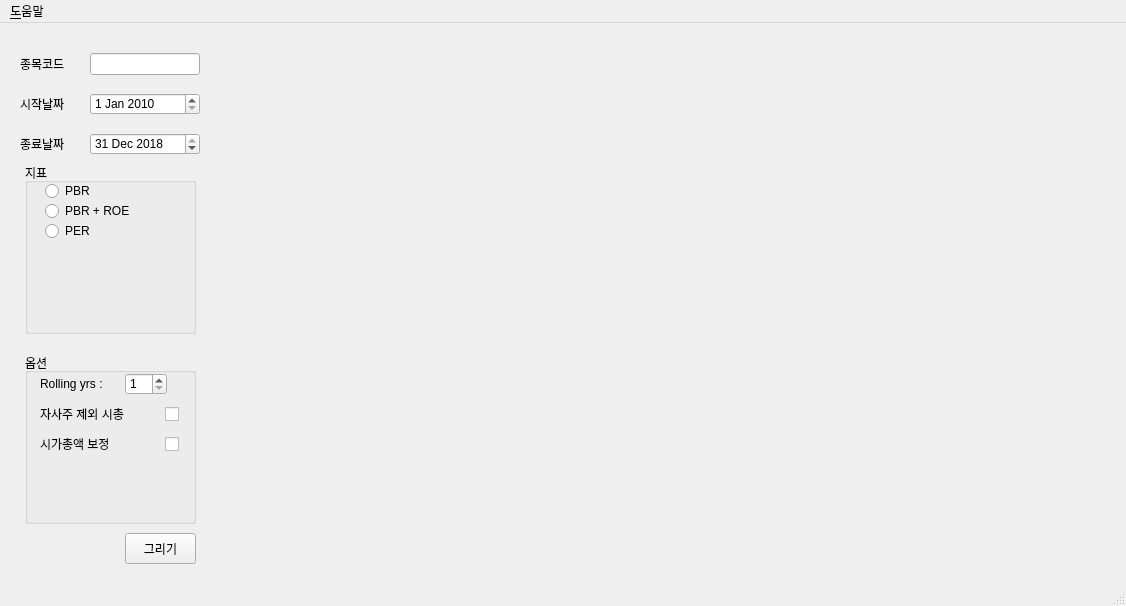
<?xml version="1.0" encoding="UTF-8"?>
<ui version="4.0">
 <class>MainWindow</class>
 <widget class="QMainWindow" name="MainWindow">
  <property name="geometry">
   <rect>
    <x>0</x>
    <y>0</y>
    <width>1126</width>
    <height>606</height>
   </rect>
  </property>
  <property name="windowTitle">
   <string>Historiador v0.1</string>
  </property>
  <widget class="QWidget" name="centralwidget">
   <widget class="QLabel" name="label_code">
    <property name="geometry">
     <rect>
      <x>20</x>
      <y>30</y>
      <width>61</width>
      <height>21</height>
     </rect>
    </property>
    <property name="text">
     <string>종목코드</string>
    </property>
   </widget>
   <widget class="QLabel" name="label_start">
    <property name="geometry">
     <rect>
      <x>20</x>
      <y>70</y>
      <width>61</width>
      <height>21</height>
     </rect>
    </property>
    <property name="text">
     <string>시작날짜</string>
    </property>
   </widget>
   <widget class="QLabel" name="label_end">
    <property name="geometry">
     <rect>
      <x>20</x>
      <y>110</y>
      <width>61</width>
      <height>21</height>
     </rect>
    </property>
    <property name="text">
     <string>종료날짜</string>
    </property>
   </widget>
   <widget class="QGroupBox" name="groupbox_index">
    <property name="geometry">
     <rect>
      <x>25</x>
      <y>140</y>
      <width>171</width>
      <height>171</height>
     </rect>
    </property>
    <property name="title">
     <string>지표</string>
    </property>
    <widget class="QRadioButton" name="button_PBR">
     <property name="geometry">
      <rect>
       <x>20</x>
       <y>20</y>
       <width>131</width>
       <height>16</height>
      </rect>
     </property>
     <property name="text">
      <string>PBR</string>
     </property>
    </widget>
    <widget class="QRadioButton" name="button_PBRROE">
     <property name="geometry">
      <rect>
       <x>20</x>
       <y>40</y>
       <width>141</width>
       <height>16</height>
      </rect>
     </property>
     <property name="text">
      <string>PBR + ROE</string>
     </property>
    </widget>
    <widget class="QRadioButton" name="button_PER">
     <property name="geometry">
      <rect>
       <x>20</x>
       <y>60</y>
       <width>131</width>
       <height>16</height>
      </rect>
     </property>
     <property name="text">
      <string>PER</string>
     </property>
    </widget>
   </widget>
   <widget class="QPushButton" name="button_enter">
    <property name="geometry">
     <rect>
      <x>125</x>
      <y>510</y>
      <width>71</width>
      <height>31</height>
     </rect>
    </property>
    <property name="text">
     <string>그리기</string>
    </property>
   </widget>
   <widget class="QLineEdit" name="edit_code">
    <property name="geometry">
     <rect>
      <x>90</x>
      <y>30</y>
      <width>110</width>
      <height>22</height>
     </rect>
    </property>
   </widget>
   <widget class="QWidget" name="verticalLayoutWidget">
    <property name="geometry">
     <rect>
      <x>220</x>
      <y>10</y>
      <width>881</width>
      <height>491</height>
     </rect>
    </property>
    <layout class="QVBoxLayout" name="chart_layout"/>
   </widget>
   <widget class="QDateEdit" name="edit_start">
    <property name="geometry">
     <rect>
      <x>90</x>
      <y>70</y>
      <width>110</width>
      <height>22</height>
     </rect>
    </property>
    <property name="dateTime">
     <datetime>
      <hour>0</hour>
      <minute>0</minute>
      <second>0</second>
      <year>2010</year>
      <month>1</month>
      <day>1</day>
     </datetime>
    </property>
   </widget>
   <widget class="QDateEdit" name="edit_end">
    <property name="geometry">
     <rect>
      <x>90</x>
      <y>110</y>
      <width>110</width>
      <height>22</height>
     </rect>
    </property>
    <property name="dateTime">
     <datetime>
      <hour>0</hour>
      <minute>0</minute>
      <second>0</second>
      <year>2018</year>
      <month>12</month>
      <day>31</day>
     </datetime>
    </property>
   </widget>
   <widget class="QSpinBox" name="edit_years_range">
    <property name="geometry">
     <rect>
      <x>125</x>
      <y>350</y>
      <width>42</width>
      <height>22</height>
     </rect>
    </property>
    <property name="minimum">
     <number>1</number>
    </property>
    <property name="maximum">
     <number>15</number>
    </property>
   </widget>
   <widget class="QCheckBox" name="check_treasury">
    <property name="geometry">
     <rect>
      <x>165</x>
      <y>383</y>
      <width>16</width>
      <height>16</height>
     </rect>
    </property>
    <property name="text">
     <string/>
    </property>
   </widget>
   <widget class="QLabel" name="label_cap_treasury">
    <property name="geometry">
     <rect>
      <x>40</x>
      <y>380</y>
      <width>121</width>
      <height>21</height>
     </rect>
    </property>
    <property name="text">
     <string>자사주 제외 시총</string>
    </property>
   </widget>
   <widget class="QGroupBox" name="groupBox">
    <property name="geometry">
     <rect>
      <x>25</x>
      <y>330</y>
      <width>171</width>
      <height>171</height>
     </rect>
    </property>
    <property name="title">
     <string>옵션</string>
    </property>
    <widget class="QLabel" name="label_range">
     <property name="geometry">
      <rect>
       <x>15</x>
       <y>20</y>
       <width>71</width>
       <height>21</height>
      </rect>
     </property>
     <property name="text">
      <string>Rolling yrs :</string>
     </property>
    </widget>
   </widget>
   <widget class="QLabel" name="label_fix_cap">
    <property name="geometry">
     <rect>
      <x>40</x>
      <y>410</y>
      <width>121</width>
      <height>21</height>
     </rect>
    </property>
    <property name="text">
     <string>시가총액 보정</string>
    </property>
   </widget>
   <widget class="QCheckBox" name="check_fix_cap">
    <property name="geometry">
     <rect>
      <x>165</x>
      <y>413</y>
      <width>16</width>
      <height>16</height>
     </rect>
    </property>
    <property name="text">
     <string/>
    </property>
   </widget>
   <zorder>groupBox</zorder>
   <zorder>label_code</zorder>
   <zorder>label_start</zorder>
   <zorder>label_end</zorder>
   <zorder>groupbox_index</zorder>
   <zorder>button_enter</zorder>
   <zorder>edit_code</zorder>
   <zorder>verticalLayoutWidget</zorder>
   <zorder>edit_start</zorder>
   <zorder>edit_end</zorder>
   <zorder>edit_years_range</zorder>
   <zorder>check_treasury</zorder>
   <zorder>label_cap_treasury</zorder>
   <zorder>label_fix_cap</zorder>
   <zorder>check_fix_cap</zorder>
  </widget>
  <widget class="QMenuBar" name="menubar">
   <property name="geometry">
    <rect>
     <x>0</x>
     <y>0</y>
     <width>1126</width>
     <height>26</height>
    </rect>
   </property>
   <widget class="QMenu" name="menu">
    <property name="title">
     <string>&amp;도움말</string>
    </property>
    <addaction name="action_Info"/>
   </widget>
   <addaction name="menu"/>
  </widget>
  <widget class="QStatusBar" name="statusbar"/>
  <action name="action_Info">
   <property name="text">
    <string>Historiador Info</string>
   </property>
  </action>
 </widget>
 <resources/>
 <connections/>
</ui>
